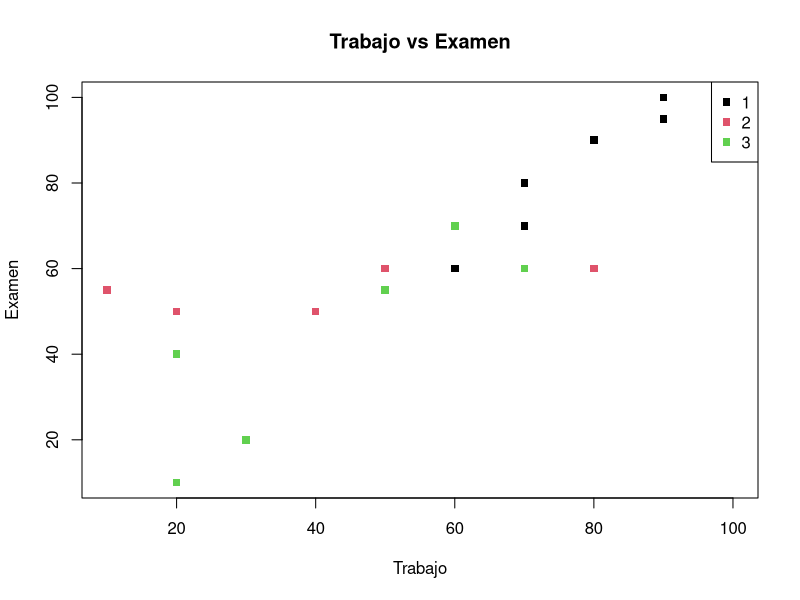
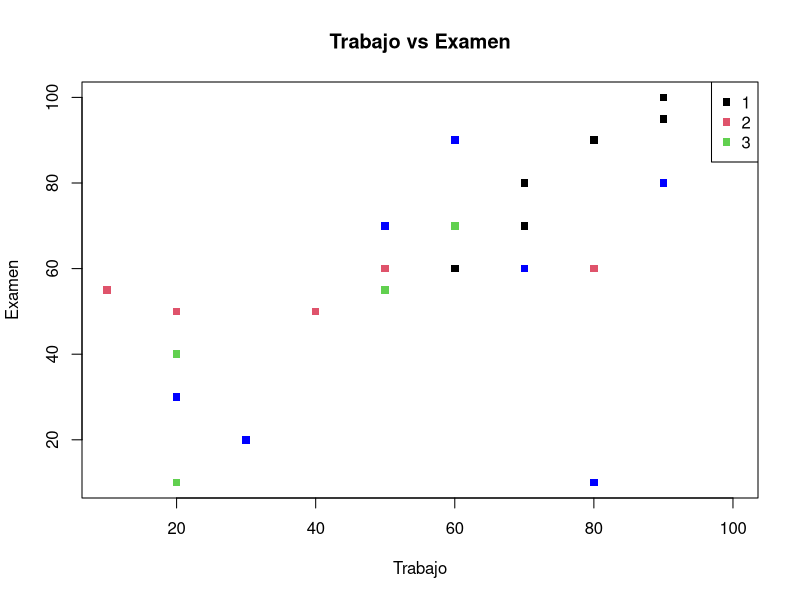

The R script that drew these images, in order:
trabajo <- c(100,40,60,70,70,60,80,90,20,50,60,50,30,20,20,10,80,90,20,70)
examen <- c(90,50,60,70,80,70,60,95,10,55,70,60,20,10,50,55,90,100,40,60)
clasificacion <- c(1,2,1,1,1,2,2,1,3,3,3,2,3,3,2,2,1,1,3,3)

datos <- data.frame(trabajo, examen, clasificacion)
plot(datos[,1:2], main = "Trabajo vs Examen", 
     xlab = "Trabajo", ylab = "Examen",
     col = datos$clasificacion,pch = 15)
legend("topright", legend = c("1", "2", "3"),
       pch = 15, col = c(1, 2, 3))
nalumn <- data.frame(trabajo = c(20,90,60,30,50,80,70), examen = c(30, 80, 90, 20, 70, 10,60))

plot(datos[,1:2], main = "Trabajo vs Examen", 
     xlab = "Trabajo", ylab = "Examen",
     col = datos$clasificacion,pch = 15)
legend("topright", legend = c("1", "2", "3"),
       pch = 15, col = c(1, 2, 3))
points(nalumn, col = "blue", pch=15, lwd =2)

#Entrenar
install.packages("class")
library(class)

model_knn <- knn(train = datos[,-3], 
                 test = nalumn,
                 cl = datos$clasificacion,
                 k = 3)

model_knn
